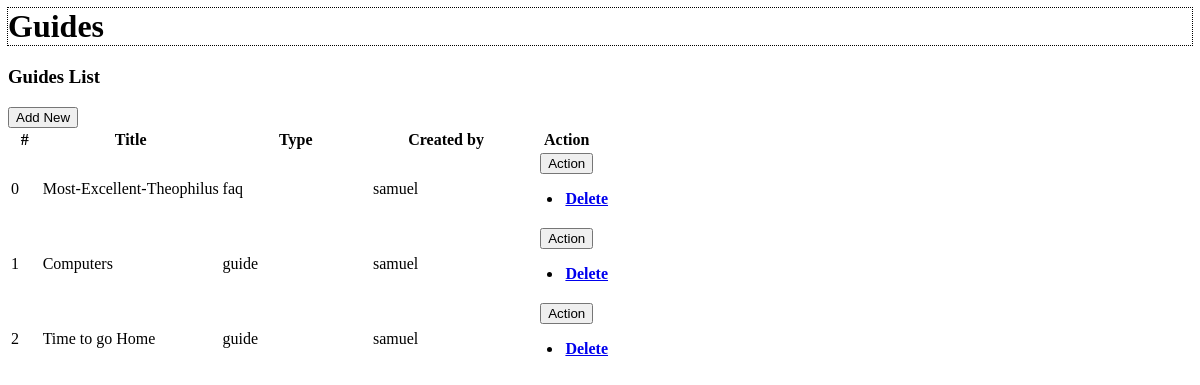
/public/pages/staff/guides_staff_view.php, run on an earlier commit of the app's database.
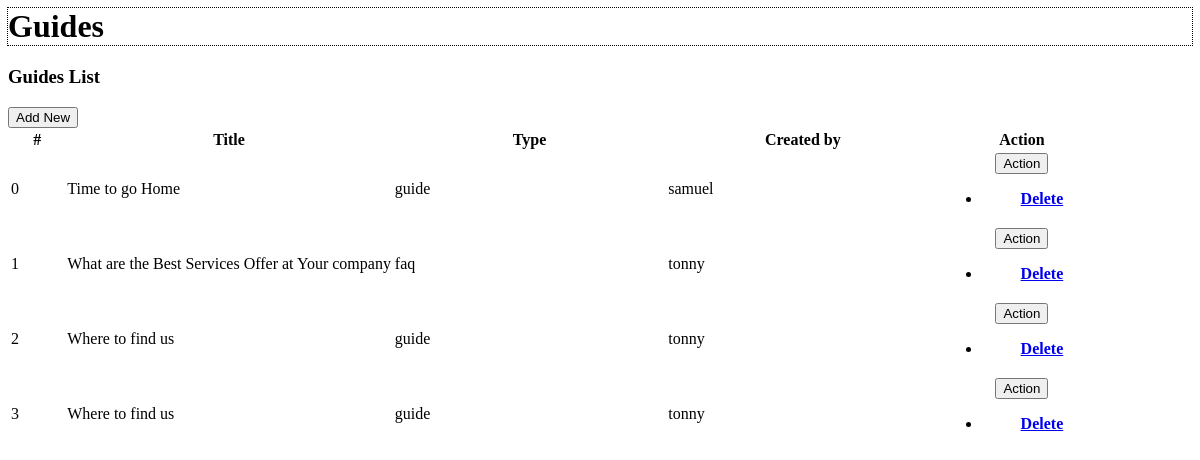
And on a later commit of the database.
### tables this page shows
CREATE TABLE "guides" (
	"id"	INTEGER NOT NULL UNIQUE,
	"title"	TEXT NOT NULL,
	"desc"	TEXT NOT NULL,
	"by"	INTEGER NOT NULL,
	"type"	TEXT NOT NULL,
	"cont"	TEXT NOT NULL,
	"created_at"	TEXT NOT NULL,
	"updated_at"	INTEGER NOT NULL,
	PRIMARY KEY("id" AUTOINCREMENT),
	FOREIGN KEY("by") REFERENCES "users"("id") ON DELETE CASCADE ON UPDATE CASCADE
);

CREATE TABLE "users" (
	"id"	INTEGER NOT NULL UNIQUE,
	"username"	TEXT NOT NULL UNIQUE,
	"email"	TEXT,
	"password"	TEXT,
	"type"	TEXT,
	"created_at"	TEXT NOT NULL,
	"updated_at"	TEXT NOT NULL,
	PRIMARY KEY("id" AUTOINCREMENT)
);

### app/controllers/Guides.php (called while the page is built, shortened)
<?php
class Guides
{
    public static function index()
    {
        $model = new Guides_model ;
        return $model->getAll();
    }
}

### app/models/Guides_model.php (called while the page is built)
<?php
class Guides_model extends Database
{
    protected function getTableName(): string {
        return 'guides';
    }
}

### app/Database.php (called while the page is built, shortened)
<?php
abstract class Database
{
    protected $pdo;
    public function __construct()
    {
        $pdo = new PDO('sqlite:database/database.sqlite');
        $this->pdo = $pdo;
    }
    public  function read($id)
    {
        $sql = "SELECT * FROM {$this->getTableName()} WHERE id = :id";
        try {
            $stmt = $this->pdo->prepare($sql);
            $stmt->bindParam(':id', $id);
            $stmt->execute();
           $result = $stmt->fetch(PDO::FETCH_ASSOC);
           if ($result) {
           return ['status' => 'success', 'data' => $result];
           } else{
           return ['status' => 'fail', 'message' => 'no such row'];
           }
        } catch (PDOException $e) {
           return ['status' => 'error', 'message' => 'Query failed: ' . $e->getMessage()];
        }
    }
    public  function getAll()
    {
        $sql = "SELECT * FROM {$this->getTableName()}";
        try {
            $stmt = $this->pdo->query($sql);
            $result = $stmt->fetchAll(PDO::FETCH_ASSOC);
            if ($result) {
                return ['status' => 'success', 'data' => $result];
            } else {
                return ['status' => 'fail', 'message' => 'Unable to get data'];
            }
        } catch (PDOException $e) {
           return ['status' => 'error', 'message' => 'Query failed: ' . $e->getMessage()] ;
        }
    }
}

### app/controllers/Users.php (called while the page is built, shortened)
<?php
class Users
{
    public static function show($id)
    {
        $model = new Users_model;
        return   $model->read($id);
    }
}

### app/models/Users_model.php (called while the page is built)
<?php
class Users_model extends Database
{
    protected function getTableName(): string {
        return 'users';
    }
}

### public/pages/staff/guides_staff_view.php (the view, shortened to what this page needs)
<h1 class="container p-5" style="outline: 1px dotted;">Guides</h1>
<div class="card container">
    <div class="card-header d-flex justify-content-between">
        <h3 class="card-title outlined  "  >Guides List</h3>
        <div class="card-tools align-middle">
            <button type="button" class="btn btn-primary" id="openDialogButton">Add New</button>
        </div>
    </div>
    <div class="card-body">
        <table class="table table-hover table-striped table-bordered">
            <colgroup>
                <col width="5%">
                <col width="30%">
                <col width="25%">
                <col width="25%">
                <col width="15%">
            </colgroup>
            <thead>
                <tr>
                    <th class="text-center p-0">#</th>
                    <th class="text-center p-0">Title</th>
                    <th class="text-center p-0">Type</th>
                    <th class="text-center p-0">Created by</th>
                    <th class="text-center p-0">Action</th>
                </tr>
            </thead>
            <tbody>
                <?php
                $guides = Guides::index();
                foreach ($guides['data'] as $key => $value) {
                    $creator = Users::show($value['by']);
                    echo <<<HTML
                     <tr>
                    <td class="text-center p-0">{$key}</td>
                    <td class=" p-1"><p>{$value['title']}</p></td>
                    <td class=" p-1"><p>{$value['type']}</p></td>
                    <td class=" p-1"><p>{$creator['data']['username']}</p></td>
                    <th class="text-center py-0 px-1">
                        <div class="btn-group" role="group">
                            <button id="btnGroupDrop1" type="button" class="btn btn-warning dropdown-toggle btn-sm rounded-0 p-1" data-bs-toggle="dropdown" aria-expanded="false">
                                Action
                            </button>
                            <ul class="dropdown-menu" aria-labelledby="btnGroupDrop1">
                                <li><a class="dropdown-item delete_data" href="Actions.php?a=DELETE&source=Guides&method=destroy&id={$value['id']}&do=Delete Guides&from={$_GET['path']}">Delete</a></li>
                            </ul>
                        </div>
                    </th>
                </tr>
                HTML;
                }
                ?>
            </tbody>
        </table>
    </div>
</div>

What changed in the data, as far as the page shows it:
removed guides: key "0", title "Most-Excellent-Theophilus", type "faq", by.username "samuel"
removed guides: key "1", title "Computers", type "guide", by.username "samuel"
computed for guides "Time to go Home": key "2" → "0"
added guides: key "1", title "What are the Best Services Offer at Your company", type "faq", by.username "tonny"
added guides: key "2", title "Where to find us", type "guide", by.username "tonny"
added guides: key "3", title "Where to find us", type "guide", by.username "tonny"
